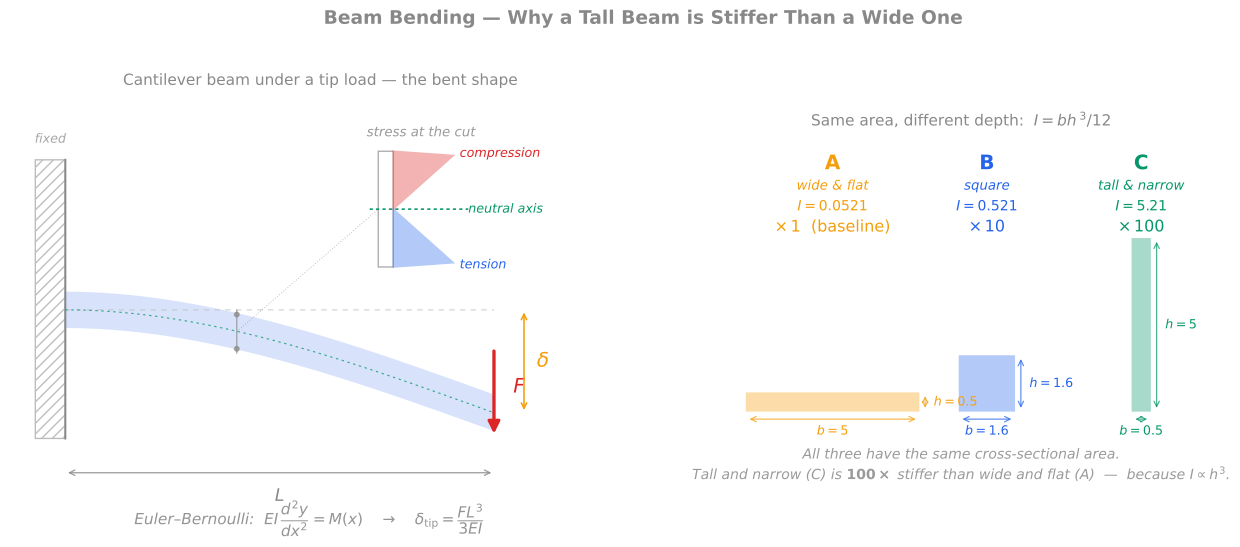

This chart was generated by the following Python code:
"""
Beam bending visual — two panels for the Stress/Strain card.

Left panel  — a cantilever beam under a tip load. Deflection visible. A
              cross-section cut at mid-span shows the stress profile:
              compression top, tension bottom, neutral axis in the middle.
Right panel — three rectangular cross-sections, same area (2.5 unit^2),
              showing how I = b*h^3/12 scales with depth. Aspect ratio 10:1
              gives a clean 100x stiffness factor between wide-flat and
              tall-narrow.

Output: beam-bending.svg in the same directory.
"""
import matplotlib
matplotlib.use("Agg")
import matplotlib.pyplot as plt
import matplotlib.patches as patches
import numpy as np
from pathlib import Path

# Vault color scheme
TEXT = "#888888"
AXIS = "#888888"
BLUE = "#2563eb"     # tension (lower fibres) + cross-section B
RED = "#dc2626"      # compression (upper fibres) + load arrow
GREEN = "#059669"    # neutral axis + cross-section C
AMBER = "#f59e0b"    # cross-section A + deflection arrow
GREY = "#bbbbbb"

# ===================================================================
# Figure setup — two panels side by side
# ===================================================================
fig, (axL, axR) = plt.subplots(1, 2, figsize=(13.5, 5.8),
                                gridspec_kw={"width_ratios": [1.25, 1]})
fig.patch.set_alpha(0)
for ax in (axL, axR):
    ax.set_facecolor("none")
    ax.set_aspect("equal")
    for side in ("top", "right", "bottom", "left"):
        ax.spines[side].set_visible(False)
    ax.set_xticks([])
    ax.set_yticks([])

fig.suptitle("Beam Bending — Why a Tall Beam is Stiffer Than a Wide One",
             color=TEXT, fontsize=14, fontweight="bold", y=0.99)

# ===================================================================
# LEFT PANEL — Cantilever beam under tip load + stress profile inset
# ===================================================================
axL.set_xlim(-1.5, 13)
axL.set_ylim(-4.5, 5)
axL.set_title("Cantilever beam under a tip load — the bent shape",
              color=TEXT, fontsize=11.5, pad=8)

# Wall on the left — hatched vertical band
wall = patches.Rectangle((-0.9, -3), 0.7, 6.5,
                          facecolor="none", hatch="///",
                          edgecolor=GREY, linewidth=1.0)
axL.add_patch(wall)
axL.plot([-0.2, -0.2], [-3, 3.5], color=TEXT, linewidth=1.5)

# Undeflected beam (faint dashed reference along the centreline)
axL.plot([-0.2, 9.8], [0, 0], color=GREY, linewidth=1.0, linestyle=(0, (4, 4)),
         alpha=0.6, zorder=2)

# Deflected beam — Euler-Bernoulli analytic deflection for cantilever
# with tip load: y(x) = -F x^2 (3L - x) / (6EI), scaled
L_beam = 10
x = np.linspace(0, L_beam, 100)
deflection_scale = 2.4 / (L_beam ** 3 / 3)
y = -deflection_scale * x ** 2 * (3 * L_beam - x) / 6

# Draw the beam as a thick filled curve (top edge slightly above, bottom edge below)
thickness = 0.4
beam_x = np.concatenate([x, x[::-1]])
beam_y = np.concatenate([y + thickness, (y[::-1] - thickness)])
beam_patch = patches.Polygon(list(zip(beam_x - 0.2, beam_y)),
                              facecolor=BLUE, alpha=0.18,
                              edgecolor=BLUE, linewidth=1.6)
axL.add_patch(beam_patch)

# Centreline of the deflected beam (the neutral-axis curve)
axL.plot(x - 0.2, y, color=GREEN, linewidth=0.9, linestyle=(0, (2, 3)), alpha=0.75)

# Load arrow at the tip — placed clearly to the side
tip_x, tip_y = x[-1] - 0.2, y[-1]
axL.annotate("", xy=(tip_x, tip_y - 0.55), xytext=(tip_x, tip_y + 1.5),
             arrowprops=dict(arrowstyle="-|>", color=RED, lw=2.5,
                              mutation_scale=18))
axL.text(tip_x + 0.45, tip_y + 0.6, r"$F$", color=RED,
         fontsize=15, ha="left", va="center", style="italic", fontweight="bold")

# Length annotation L — well below the beam
axL.annotate("", xy=(-0.2, -3.8), xytext=(tip_x, -3.8),
             arrowprops=dict(arrowstyle="<->", color=TEXT, lw=1.0, alpha=0.8))
axL.text((tip_x - 0.2) / 2, -4.15, r"$L$", color=TEXT, fontsize=13, ha="center",
         va="top", style="italic")

# Deflection annotation δ — moved clear of F
axL.annotate("", xy=(tip_x + 0.7, 0), xytext=(tip_x + 0.7, tip_y),
             arrowprops=dict(arrowstyle="<->", color=AMBER, lw=1.2))
axL.text(tip_x + 1.0, tip_y / 2, r"$\delta$", color=AMBER, fontsize=15,
         ha="left", va="center", style="italic", fontweight="bold")

# Cross-section cut indicator at mid-span (x = 4)
cut_x = 4.0
cut_y_center = y[40]  # the beam centreline at x=4
# Vertical dashed line marking the cut
axL.plot([cut_x - 0.2, cut_x - 0.2],
          [cut_y_center - thickness - 0.1, cut_y_center + thickness + 0.1],
          color=TEXT, linewidth=1.0, alpha=0.7)
# Small markers at top and bottom of the cut
axL.plot([cut_x - 0.2], [cut_y_center + thickness], "o", color=TEXT,
          markersize=3.5, alpha=0.7)
axL.plot([cut_x - 0.2], [cut_y_center - thickness], "o", color=TEXT,
          markersize=3.5, alpha=0.7)

# Stress profile inset — to the upper-right of the cut
profile_x_base = 7.5
profile_y_top = 3.7
profile_y_bot = 1.0
profile_h = profile_y_top - profile_y_bot
profile_y_mid = (profile_y_top + profile_y_bot) / 2

# Leader line from cut to inset
axL.plot([cut_x - 0.2, profile_x_base - 0.4],
          [cut_y_center, profile_y_mid],
          color=TEXT, linewidth=0.7, linestyle=(0, (1, 2)), alpha=0.6)

# Outline of the cross-section (rectangle) on the left of the stress profile
axL.add_patch(patches.Rectangle((profile_x_base - 0.4, profile_y_bot),
                                  0.35, profile_h,
                                  facecolor="none", edgecolor=TEXT,
                                  linewidth=1.0, alpha=0.7))

# Compression triangle (top half, extending right)
compr_tri = patches.Polygon(
    [(profile_x_base - 0.05, profile_y_top),
     (profile_x_base - 0.05 + 1.4, profile_y_top - 0.1),
     (profile_x_base - 0.05, profile_y_mid)],
    facecolor=RED, alpha=0.35, edgecolor=RED, linewidth=1.2,
)
axL.add_patch(compr_tri)

# Tension triangle (bottom half, extending right)
tens_tri = patches.Polygon(
    [(profile_x_base - 0.05, profile_y_mid),
     (profile_x_base - 0.05 + 1.4, profile_y_bot + 0.1),
     (profile_x_base - 0.05, profile_y_bot)],
    facecolor=BLUE, alpha=0.35, edgecolor=BLUE, linewidth=1.2,
)
axL.add_patch(tens_tri)

# Neutral axis line on the profile
axL.plot([profile_x_base - 0.6, profile_x_base + 1.7],
          [profile_y_mid, profile_y_mid],
          color=GREEN, linewidth=1.2, linestyle=(0, (2, 2)))

# Labels for the stress profile
axL.text(profile_x_base + 1.5, profile_y_top - 0.05, "compression",
          color=RED, fontsize=9.5, ha="left", va="center", style="italic")
axL.text(profile_x_base + 1.5, profile_y_bot + 0.05, "tension",
          color=BLUE, fontsize=9.5, ha="left", va="center", style="italic")
axL.text(profile_x_base + 1.7, profile_y_mid, "neutral axis",
          color=GREEN, fontsize=9.5, ha="left", va="center", style="italic")

# Profile sub-label
axL.text(profile_x_base + 0.6, profile_y_top + 0.35,
          "stress at the cut",
          color=TEXT, fontsize=10, ha="center", style="italic", alpha=0.85)

# Formula at the bottom — single line, well below the L annotation
axL.text(5.5, -5.0,
          r"Euler–Bernoulli:  $EI\,\dfrac{d^2y}{dx^2} = M(x)$    →    $\delta_{\rm tip} = \dfrac{FL^3}{3EI}$",
          color=TEXT, fontsize=11.5, ha="center", style="italic", alpha=0.9)

# Wall label
axL.text(-0.55, 3.9, "fixed", color=TEXT, fontsize=9.5, ha="center",
          style="italic", alpha=0.75)

# ===================================================================
# RIGHT PANEL — Three cross-sections (aspect 10:1 → 100x)
# ===================================================================
axR.set_xlim(-1, 13.5)
axR.set_ylim(-4.5, 5)
axR.set_title(r"Same area, different depth:  $I = b h^{\,3}/12$",
               color=TEXT, fontsize=11.5, pad=8)

# All three cross-sections have AREA = 2.5 (in arbitrary length units)
# A: wide & flat       b=5.0, h=0.5   aspect 10:1
# B: square            b=h=√2.5 ≈ 1.5811
# C: tall & narrow     b=0.5, h=5.0   aspect 1:10

sqrt25 = np.sqrt(2.5)
cs_data = [
    # (letter, descriptor, b, h, x_center, color)
    ("A", "wide & flat",   5.0,    0.5,    2.5,  AMBER),
    ("B", "square",        sqrt25, sqrt25, 7.0,  BLUE),
    ("C", "tall & narrow", 0.5,    5.0,    11.5, GREEN),
]

floor_y = -3.0  # everyone sits on this floor

I_values = []
for entry in cs_data:
    _, _, b, h, _, _ = entry
    I_values.append(b * h ** 3 / 12)

I_A, I_B, I_C = I_values
ratio_B = I_B / I_A
ratio_C = I_C / I_A
ratios = [1.0, ratio_B, ratio_C]

# --- Draw the rectangles and their b/h annotations ---
for (letter, descriptor, b, h, xc, color), I_val in zip(cs_data, I_values):
    rect = patches.Rectangle((xc - b / 2, floor_y), b, h,
                              facecolor=color, alpha=0.35,
                              edgecolor=color, linewidth=1.6)
    axR.add_patch(rect)
    # Width annotation (below the rectangle)
    axR.annotate("", xy=(xc - b / 2, floor_y - 0.25),
                  xytext=(xc + b / 2, floor_y - 0.25),
                  arrowprops=dict(arrowstyle="<->", color=color, lw=0.9, alpha=0.75))
    axR.text(xc, floor_y - 0.7, f"$b = {b:.2g}$", color=color,
              fontsize=9.5, ha="center", style="italic")
    # Height annotation (right side, offset further so it doesn't crowd the next rect)
    h_arrow_x = xc + b / 2 + 0.2
    axR.annotate("", xy=(h_arrow_x, floor_y),
                  xytext=(h_arrow_x, floor_y + h),
                  arrowprops=dict(arrowstyle="<->", color=color, lw=0.9, alpha=0.75))
    axR.text(h_arrow_x + 0.25, floor_y + h / 2, f"$h = {h:.2g}$",
              color=color, fontsize=9.5, ha="left", va="center", style="italic")

# --- Top row labels stacked vertically per column ---
# Vertical layout (top to bottom):  letter / descriptor / I value / ratio
# Each at its own y so the wide descriptors never overlap horizontally.
y_letter     = 4.2
y_descriptor = 3.55
y_I          = 2.95
y_ratio      = 2.35

for (letter, descriptor, b, h, xc, color), I_val, rel in zip(cs_data, I_values, ratios):
    # Big letter (A, B, C)
    axR.text(xc, y_letter, letter, color=color, fontsize=15,
              ha="center", va="center", fontweight="bold")
    # Short descriptor
    axR.text(xc, y_descriptor, descriptor, color=color, fontsize=10,
              ha="center", va="center", style="italic")
    # I value
    axR.text(xc, y_I, f"$I = {I_val:.3g}$", color=color,
              fontsize=10.5, ha="center", va="center")
    # Relative stiffness
    if rel == 1.0:
        rel_txt = r"$\times\,1$  (baseline)"
        weight = "normal"
    else:
        rel_txt = rf"$\times\,{int(round(rel))}$"
        weight = "bold"
    axR.text(xc, y_ratio, rel_txt, color=color, fontsize=12,
              ha="center", va="center", fontweight=weight)

# Bottom caption — split into two lines so it fits within panel width.
# Plain `&` is fine in matplotlib text outside `$...$`; `\&` is not a
# defined mathtext command.
axR.text(6.25, -4.4,
          "All three have the same cross-sectional area.",
          color=TEXT, fontsize=10.5, ha="center", style="italic", alpha=0.85)
axR.text(6.25, -5.0,
          rf"Tall and narrow (C) is $\bf{{{int(round(ratio_C))} \times}}$ stiffer than wide and flat (A)"
          r"  —  because $I \propto h^3$.",
          color=TEXT, fontsize=10.5, ha="center", style="italic", alpha=0.85)

# ===================================================================
# Save outputs
# ===================================================================
plt.tight_layout()
plt.subplots_adjust(top=0.90, bottom=0.04)

script_dir = Path(__file__).resolve().parent
svg_path = script_dir / "beam-bending.svg"
png_path = Path("/tmp") / "beam-bending-verify.png"
plt.savefig(svg_path, format="svg", transparent=True, bbox_inches="tight")
plt.savefig(png_path, format="png", transparent=True, bbox_inches="tight", dpi=150)
plt.close()

print(f"Wrote SVG -> {svg_path}")
print(f"Wrote verification PNG -> {png_path}")
print(f"Areas: A={5.0*0.5}, B={sqrt25*sqrt25:.3f}, C={0.5*5.0}")
print(f"I values: A={I_A:.4f}, B={I_B:.4f}, C={I_C:.4f}")
print(f"Ratios: B/A = {ratio_B:.2f}, C/A = {ratio_C:.2f}")
